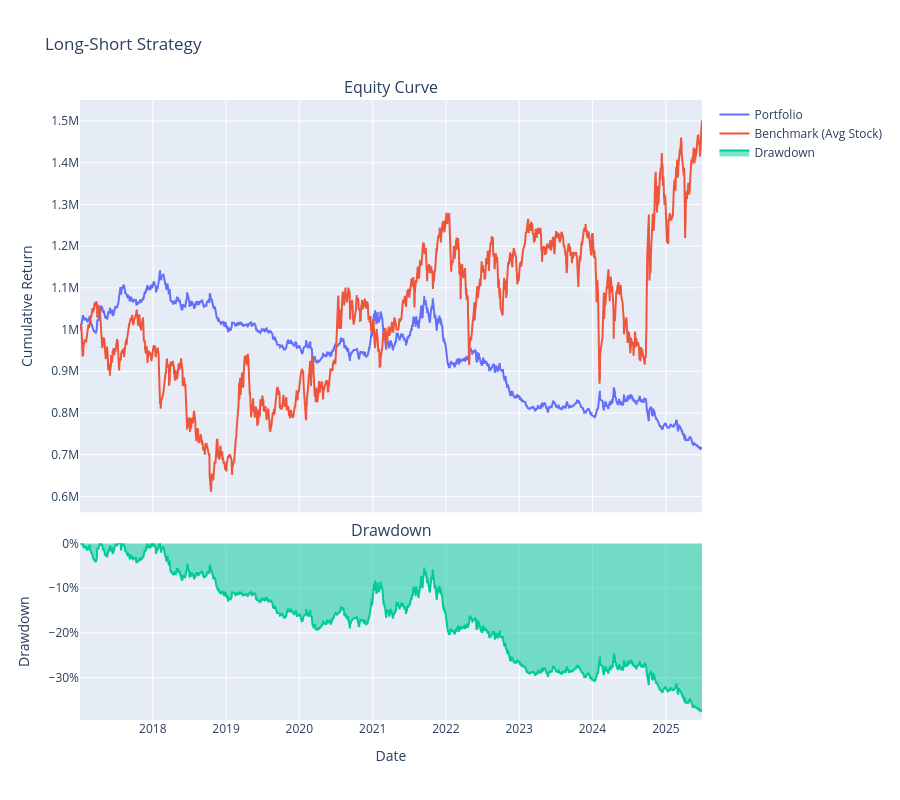
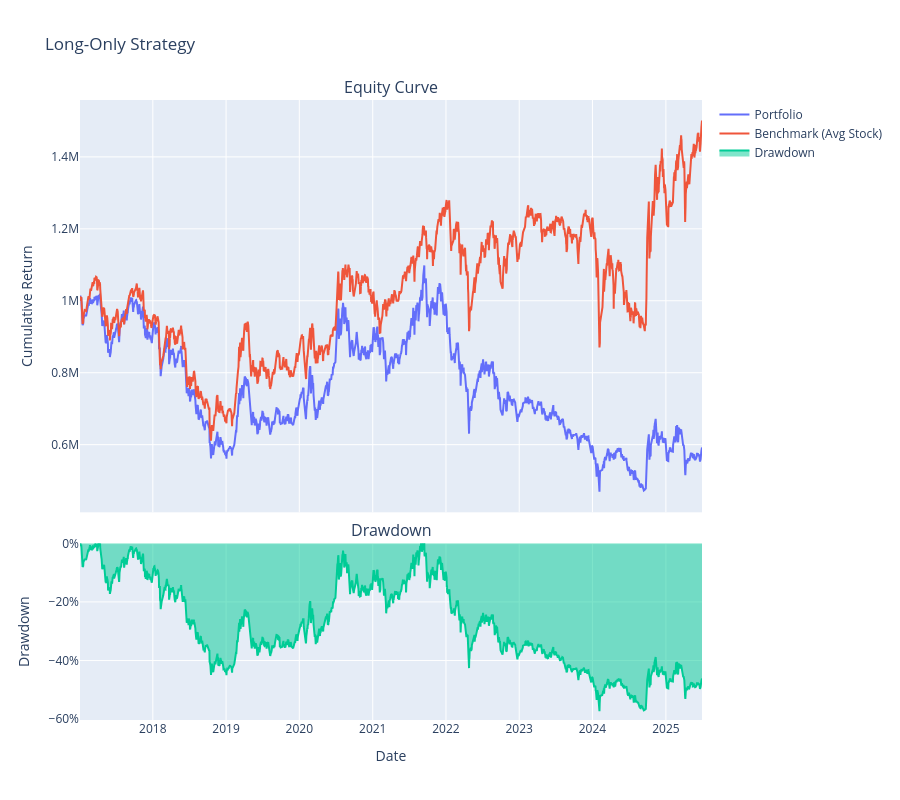

Write notebook code for charts like these, in order.
### Markdown cell above
## 小市值单因子回测结果

### Code cell
import pandas as pd
import numpy as np
import matplotlib.pyplot as plt
from util import *

# ----------------------------
# 用户参数
# ----------------------------
INITIAL_CASH = 1_000_000          # 初始资金
START_DATE = '2017-01-01'         # 回测起始日
END_DATE   = '2025-06-30'         # 回测结束日
REBALANCE_FREQ = 5               # 每 N 个选股日调仓一次

PRICE_FILE = 'data/eod_prices.parquet'               # 价格数据路径
SELECTION_FILE = 'records/mv_selection_v3.parquet'   # 选股信号数据路径
FACTOR_FILE = 'records/factor_values.parquet'        # 因子值数据路径（用于 IC 计算）

# ----------------------------
# 加载数据
# ----------------------------
print("Loading data...")
price_df = load_and_preprocess_price(PRICE_FILE)                     # 自定义函数，返回价格df
selection_df = pd.read_parquet(SELECTION_FILE)                       # 读取选股信号

# 价格透视表：行=日期，列=股票代码，值=复权收盘价
price_pivot = price_df.pivot(index='trade_date', columns='stock_code', values='adjusted_close')
price_pivot = price_pivot.sort_index()
price_pivot.index = pd.to_datetime(price_pivot.index)                # 确保日期类型

# 筛选日期范围
price_pivot = price_pivot.loc[START_DATE:END_DATE]
selection_df = selection_df[(selection_df['trade_date'] >= START_DATE) &
                            (selection_df['trade_date'] <= END_DATE)]

# 获取所有有效的选股日期（有信号的交易日）
selection_dates = sorted(selection_df['trade_date'].unique())

# 确定调仓日期（每 REBALANCE_FREQ 个选股日取一个）
rebalance_dates = selection_dates[::REBALANCE_FREQ]
print(f"Number of rebalance dates: {len(rebalance_dates)}")

# 生成完整时间线（从第一个调仓日到结束日的所有交易日）
all_dates = price_pivot.index.tolist()
first_rebalance = rebalance_dates[0]
timeline = [d for d in all_dates if d >= first_rebalance]

# 加载因子数据（用于 IC 计算）
try:
    factor_df = pd.read_parquet(FACTOR_FILE)
    # 假设因子数据格式：trade_date, stock_code, factor_name, value
    # 若有多个因子，此处将展开为宽表或分组处理
    # 为简化，假设只有一个因子名为 'signal_factor'，或我们取第一个因子
    # 实际使用中请根据您的数据调整
    factor_pivot = factor_df.pivot(index='trade_date', columns='stock_code', values='value')
    factor_pivot = factor_pivot.sort_index()
    factor_pivot.index = pd.to_datetime(factor_pivot.index)
    # 仅保留回测时间范围内的因子
    factor_pivot = factor_pivot.loc[START_DATE:END_DATE]
    factor_available = True
    print("Factor data loaded successfully.")
except:
    print("Warning: Factor data not found. IC analysis will be skipped.")
    factor_available = False

# ----------------------------
# 辅助函数：获取调仓日信号
# ----------------------------
def get_signals(date):
    """返回给定日期对应的多头和空头股票列表"""
    day_data = selection_df[selection_df['trade_date'] == date]
    long_stocks = day_data[day_data['signal'] == 'long']['stock_code'].tolist()
    short_stocks = day_data[day_data['signal'] == 'short']['stock_code'].tolist()
    return long_stocks, short_stocks

# ========================
# 第一套回测：多空策略
# ========================
print("\n=== Running Long-Short Strategy ===")
cash = INITIAL_CASH
long_holdings = {}      # {股票代码: 股数}
short_holdings = {}     # {股票代码: 股数}
portfolio_values_ls = []

for date in timeline:
    today_prices = price_pivot.loc[date]

    if date in rebalance_dates:
        # 平仓
        for stock, shares in long_holdings.items():
            price = today_prices.get(stock, np.nan)
            if pd.notna(price):
                cash += shares * price
        for stock, shares in short_holdings.items():
            price = today_prices.get(stock, np.nan)
            if pd.notna(price):
                cash -= shares * price
        long_holdings = {}
        short_holdings = {}

        # 获取信号
        long_stocks, short_stocks = get_signals(date)

        # 过滤有效价格
        valid_long = [s for s in long_stocks if pd.notna(today_prices.get(s, np.nan))]
        valid_short = [s for s in short_stocks if pd.notna(today_prices.get(s, np.nan))]

        if valid_long or valid_short:
            # 资金分配：多空各占一半现金
            long_cash = cash / 2
            short_cash = cash / 2

            if valid_long:
                amount_per_long = long_cash / len(valid_long)
                for stock in valid_long:
                    price = today_prices[stock]
                    shares = amount_per_long / price
                    long_holdings[stock] = shares
                cash -= long_cash

            if valid_short:
                amount_per_short = short_cash / len(valid_short)
                for stock in valid_short:
                    price = today_prices[stock]
                    shares = amount_per_short / price
                    short_holdings[stock] = shares
                cash += short_cash   # 卖空获得现金

    # 每日估值
    long_mv = sum(shares * today_prices.get(stock, 0) for stock, shares in long_holdings.items())
    short_mv = sum(shares * today_prices.get(stock, 0) for stock, shares in short_holdings.items())
    portfolio_value = cash + long_mv - short_mv
    portfolio_values_ls.append(portfolio_value)

# 多空策略结果
portfolio_ls = pd.Series(portfolio_values_ls, index=timeline, name='Long-Short')
benchmark_series = compute_benchmark_returns(price_pivot, START_DATE, END_DATE)[1].reindex(timeline, method='ffill').fillna(1.0)
benchmark_funds_ls = INITIAL_CASH * benchmark_series
returns_ls = portfolio_ls.pct_change().dropna()
metrics_ls = compute_metrics(returns_ls, rf=0, periods_per_year=252)
print("\n--- Long-Short Metrics ---")
for k, v in metrics_ls.items():
    print(f"{k}: {v:.4f}" if isinstance(v, float) else f"{k}: {v}")

# ========================
# 第二套回测：仅做多策略
# ========================
print("\n=== Running Long-Only Strategy ===")
cash = INITIAL_CASH
long_holdings_only = {}
portfolio_values_lo = []

for date in timeline:
    today_prices = price_pivot.loc[date]

    if date in rebalance_dates:
        # 平仓多头
        for stock, shares in long_holdings_only.items():
            price = today_prices.get(stock, np.nan)
            if pd.notna(price):
                cash += shares * price
        long_holdings_only = {}

        # 获取多头信号
        long_stocks, _ = get_signals(date)
        valid_long = [s for s in long_stocks if pd.notna(today_prices.get(s, np.nan))]

        if valid_long:
            # 全额投入多头
            amount_per_long = cash / len(valid_long)
            for stock in valid_long:
                price = today_prices[stock]
                shares = amount_per_long / price
                long_holdings_only[stock] = shares
            cash = 0   # 全部买入，现金归零

    # 每日估值
    long_mv = sum(shares * today_prices.get(stock, 0) for stock, shares in long_holdings_only.items())
    portfolio_value = cash + long_mv
    portfolio_values_lo.append(portfolio_value)

portfolio_lo = pd.Series(portfolio_values_lo, index=timeline, name='Long-Only')
returns_lo = portfolio_lo.pct_change().dropna()
metrics_lo = compute_metrics(returns_lo, rf=0, periods_per_year=252)
print("\n--- Long-Only Metrics ---")
for k, v in metrics_lo.items():
    print(f"{k}: {v:.4f}" if isinstance(v, float) else f"{k}: {v}")

# ========================
# 仅做多策略的 IC 与换手率分析
# ========================
if factor_available:
    print("\n=== IC and Turnover Analysis for Long-Only Strategy ===")
    
    # 计算未来一个月收益率（假设每月最后一个交易日为调仓点，这里使用月度频率）
    # 我们首先需要将因子值与未来收益率对齐。为简化，我们以每月最后一个交易日作为 IC 计算日。
    # 获取所有月份的最后交易日
    month_end_dates = price_pivot.resample('M').last().index
    
    # 准备存储 IC 数据
    ic_series = []
    # 若存在多个因子，可循环处理；这里假设只有一个因子，且因子数据已存在 factor_pivot
    # 如果您的因子数据包含多个因子，请修改此处
    factor_name = 'signal_factor'  # 假设的因子名称
    # 假设 factor_pivot 的列是股票代码，行是日期，值为因子值
    
    for date in month_end_dates:
        # 确保日期在 factor_pivot 和 price_pivot 范围内
        if date not in factor_pivot.index or date not in price_pivot.index:
            continue
        
        # 获取该日因子值
        factor_today = factor_pivot.loc[date].dropna()
        if factor_today.empty:
            continue
        
        # 计算未来一个月收益率：从 date 的下一个交易日到 date+1M 的累计收益
        # 获取下一个月末的日期
        next_month_end = date + pd.offsets.MonthEnd(1)
        # 获取该期间所有交易日价格
        if next_month_end not in price_pivot.index:
            next_month_end = price_pivot.index[price_pivot.index >= next_month_end].min()
        # 计算期间收益率：未来价格 / 当前价格 - 1
        future_prices = price_pivot.loc[next_month_end]
        current_prices = price_pivot.loc[date]
        # 对齐股票
        common_stocks = factor_today.index.intersection(current_prices.dropna().index).intersection(future_prices.dropna().index)
        if len(common_stocks) < 5:
            continue
        factor_vals = factor_today.loc[common_stocks]
        rets = future_prices.loc[common_stocks] / current_prices.loc[common_stocks] - 1
        
        # 计算 IC（相关系数）
        ic = factor_vals.corr(rets)
        ic_series.append((date, ic))
    
    if ic_series:
        ic_df = pd.DataFrame(ic_series, columns=['date', 'ic']).set_index('date')
        ic_df['ic'].plot(title='Monthly IC Time Series', figsize=(10, 6))
        plt.xlabel('Date')
        plt.ylabel('IC')
        plt.grid(True)
        plt.show()
        
        # 计算 ICIR
        mean_ic = ic_df['ic'].mean()
        std_ic = ic_df['ic'].std()
        icir = mean_ic / std_ic if std_ic != 0 else np.nan
        print(f"Mean IC: {mean_ic:.4f}")
        print(f"Std IC:  {std_ic:.4f}")
        print(f"ICIR:    {icir:.4f}")
    else:
        print("No valid IC data computed.")
    
    # 计算因子 top-quantile 的月度换手率
    # 这里我们取因子值前 20% 作为 top-quantile
    turnover_series = []
    prev_top_stocks = set()
    for date in month_end_dates:
        if date not in factor_pivot.index:
            continue
        factor_today = factor_pivot.loc[date].dropna()
        if factor_today.empty:
            continue
        # 按因子值降序排列，取前 20%
        quantile = 0.2
        n_top = max(1, int(len(factor_today) * quantile))
        top_stocks = set(factor_today.nlargest(n_top).index)
        
        if prev_top_stocks:
            # 换手率 = 新集合与旧集合的对称差大小 / 旧集合大小
            # 常见定义：换手率 = (新集合并集 - 新集合交集) / 旧集合大小
            # 这里简单计算
            turnover = len(top_stocks.symmetric_difference(prev_top_stocks)) / len(prev_top_stocks)
            turnover_series.append((date, turnover))
        prev_top_stocks = top_stocks
    
    if turnover_series:
        turnover_df = pd.DataFrame(turnover_series, columns=['date', 'turnover']).set_index('date')
        print("\nMonthly Turnover for Top Quantile:")
        print(turnover_df.describe())
        turnover_df.plot(title='Monthly Turnover of Factor Top Quantile', figsize=(10, 6))
        plt.xlabel('Date')
        plt.ylabel('Turnover')
        plt.grid(True)
        plt.show()
    else:
        print("No turnover data computed.")
else:
    print("Skipping IC and turnover analysis due to missing factor data.")

# ========================
# 绘制两策略对比图
# ========================
plot_results(portfolio_ls, benchmark_funds_ls, timeline, title='Long-Short Strategy')
plot_results(portfolio_lo, benchmark_funds_ls, timeline, title='Long-Only Strategy')

### Figure 1 — Plotly figure (JSON) as saved in the notebook; plotly's stock layout.template omitted (floating-point values rounded to 4 significant figures; data arrays with more than 128 entries replaced by an {"elided": "..."} marker saying what was removed)
{"data": [{"mode": "lines", "name": "Portfolio", "type": "scatter", "x": {"elided": "2060 str values"}, "xaxis": "x", "y": {"elided": "2060 float values"}, "yaxis": "y"}, {"mode": "lines", "name": "Benchmark (Avg Stock)", "type": "scatter", "x": {"elided": "2060 str values"}, "xaxis": "x", "y": {"elided": "2060 float values"}, "yaxis": "y"}, {"fill": "tozeroy", "mode": "lines", "name": "Drawdown", "type": "scatter", "x": {"elided": "2059 str values"}, "xaxis": "x2", "y": {"elided": "2059 float values"}, "yaxis": "y2"}], "layout": {"annotations": [{"font": {"size": 16}, "showarrow": false, "text": "Equity Curve", "x": 0.5, "xanchor": "center", "xref": "paper", "y": 1.0, "yanchor": "bottom", "yref": "paper"}, {"font": {"size": 16}, "showarrow": false, "text": "Drawdown", "x": 0.5, "xanchor": "center", "xref": "paper", "y": 0.285, "yanchor": "bottom", "yref": "paper"}], "height": 800, "hovermode": "x unified", "showlegend": true, "title": {"text": "Long-Short Strategy"}, "xaxis": {"anchor": "y", "domain": [0, 1], "matches": "x2", "showticklabels": false}, "xaxis2": {"anchor": "y2", "domain": [0, 1], "title": {"text": "Date"}}, "yaxis": {"anchor": "x", "domain": [0.335, 1.0], "title": {"text": "Cumulative Return"}}, "yaxis2": {"anchor": "x2", "domain": [0, 0.285], "tickformat": ".0%", "title": {"text": "Drawdown"}}}}

### Figure 2 — Plotly figure (JSON) as saved in the notebook; plotly's stock layout.template omitted (floating-point values rounded to 4 significant figures; data arrays with more than 128 entries replaced by an {"elided": "..."} marker saying what was removed)
{"data": [{"mode": "lines", "name": "Portfolio", "type": "scatter", "x": {"elided": "2060 str values"}, "xaxis": "x", "y": {"elided": "2060 float values"}, "yaxis": "y"}, {"mode": "lines", "name": "Benchmark (Avg Stock)", "type": "scatter", "x": {"elided": "2060 str values"}, "xaxis": "x", "y": {"elided": "2060 float values"}, "yaxis": "y"}, {"fill": "tozeroy", "mode": "lines", "name": "Drawdown", "type": "scatter", "x": {"elided": "2059 str values"}, "xaxis": "x2", "y": {"elided": "2059 float values"}, "yaxis": "y2"}], "layout": {"annotations": [{"font": {"size": 16}, "showarrow": false, "text": "Equity Curve", "x": 0.5, "xanchor": "center", "xref": "paper", "y": 1.0, "yanchor": "bottom", "yref": "paper"}, {"font": {"size": 16}, "showarrow": false, "text": "Drawdown", "x": 0.5, "xanchor": "center", "xref": "paper", "y": 0.285, "yanchor": "bottom", "yref": "paper"}], "height": 800, "hovermode": "x unified", "showlegend": true, "title": {"text": "Long-Only Strategy"}, "xaxis": {"anchor": "y", "domain": [0, 1], "matches": "x2", "showticklabels": false}, "xaxis2": {"anchor": "y2", "domain": [0, 1], "title": {"text": "Date"}}, "yaxis": {"anchor": "x", "domain": [0.335, 1.0], "title": {"text": "Cumulative Return"}}, "yaxis2": {"anchor": "x2", "domain": [0, 0.285], "tickformat": ".0%", "title": {"text": "Drawdown"}}}}
